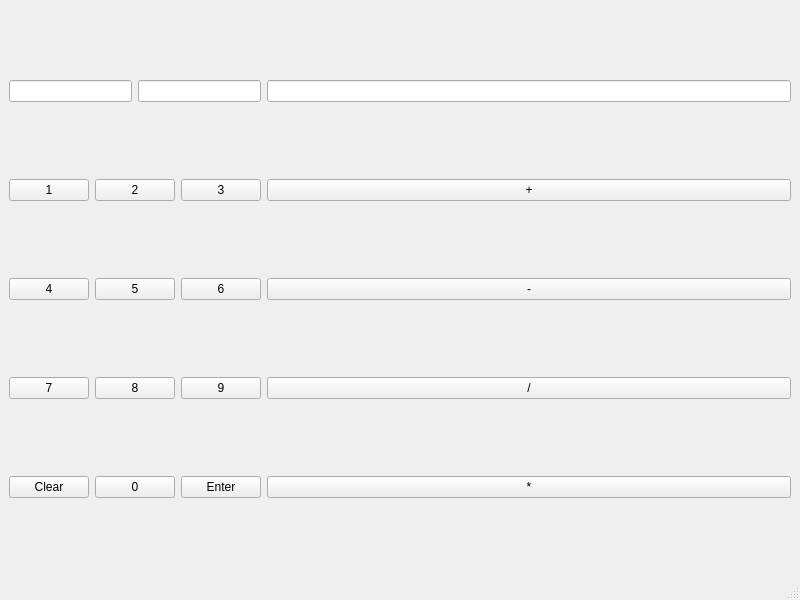
<?xml version="1.0" encoding="UTF-8"?>
<ui version="4.0">
 <class>MainWindow</class>
 <widget class="QMainWindow" name="MainWindow">
  <property name="geometry">
   <rect>
    <x>0</x>
    <y>0</y>
    <width>800</width>
    <height>600</height>
   </rect>
  </property>
  <property name="windowTitle">
   <string>MainWindow</string>
  </property>
  <widget class="QWidget" name="centralwidget">
   <layout class="QGridLayout" name="gridLayout">
    <item row="0" column="0" colspan="2">
     <widget class="QLineEdit" name="num1Edit"/>
    </item>
    <item row="2" column="3">
     <widget class="QPushButton" name="n6Button">
      <property name="text">
       <string>6</string>
      </property>
     </widget>
    </item>
    <item row="0" column="4">
     <widget class="QLineEdit" name="resultEdit"/>
    </item>
    <item row="3" column="3">
     <widget class="QPushButton" name="n9Button">
      <property name="text">
       <string>9</string>
      </property>
     </widget>
    </item>
    <item row="3" column="4">
     <widget class="QPushButton" name="divideButton">
      <property name="text">
       <string>/</string>
      </property>
     </widget>
    </item>
    <item row="2" column="4">
     <widget class="QPushButton" name="minusButton">
      <property name="text">
       <string>-</string>
      </property>
     </widget>
    </item>
    <item row="3" column="0">
     <widget class="QPushButton" name="n7Button">
      <property name="text">
       <string>7</string>
      </property>
     </widget>
    </item>
    <item row="4" column="3">
     <widget class="QPushButton" name="enterButton">
      <property name="text">
       <string>Enter</string>
      </property>
     </widget>
    </item>
    <item row="4" column="0">
     <widget class="QPushButton" name="clearButton">
      <property name="text">
       <string>Clear</string>
      </property>
     </widget>
    </item>
    <item row="1" column="1" colspan="2">
     <widget class="QPushButton" name="n2Button">
      <property name="text">
       <string>2</string>
      </property>
     </widget>
    </item>
    <item row="1" column="3">
     <widget class="QPushButton" name="n3Button">
      <property name="text">
       <string>3</string>
      </property>
     </widget>
    </item>
    <item row="2" column="0">
     <widget class="QPushButton" name="n4hButton">
      <property name="text">
       <string>4</string>
      </property>
     </widget>
    </item>
    <item row="2" column="1" colspan="2">
     <widget class="QPushButton" name="n5Button">
      <property name="text">
       <string>5</string>
      </property>
     </widget>
    </item>
    <item row="0" column="2" colspan="2">
     <widget class="QLineEdit" name="num2Edit"/>
    </item>
    <item row="1" column="4">
     <widget class="QPushButton" name="plusButton">
      <property name="text">
       <string>+</string>
      </property>
     </widget>
    </item>
    <item row="4" column="4">
     <widget class="QPushButton" name="timesButton">
      <property name="text">
       <string>*</string>
      </property>
     </widget>
    </item>
    <item row="4" column="1" colspan="2">
     <widget class="QPushButton" name="n0Button">
      <property name="text">
       <string>0</string>
      </property>
     </widget>
    </item>
    <item row="3" column="1" colspan="2">
     <widget class="QPushButton" name="n8Button">
      <property name="text">
       <string>8</string>
      </property>
     </widget>
    </item>
    <item row="1" column="0">
     <widget class="QPushButton" name="n1Button">
      <property name="text">
       <string>1</string>
      </property>
     </widget>
    </item>
   </layout>
  </widget>
  <widget class="QMenuBar" name="menubar">
   <property name="geometry">
    <rect>
     <x>0</x>
     <y>0</y>
     <width>800</width>
     <height>25</height>
    </rect>
   </property>
  </widget>
  <widget class="QStatusBar" name="statusbar"/>
 </widget>
 <resources/>
 <connections/>
</ui>
